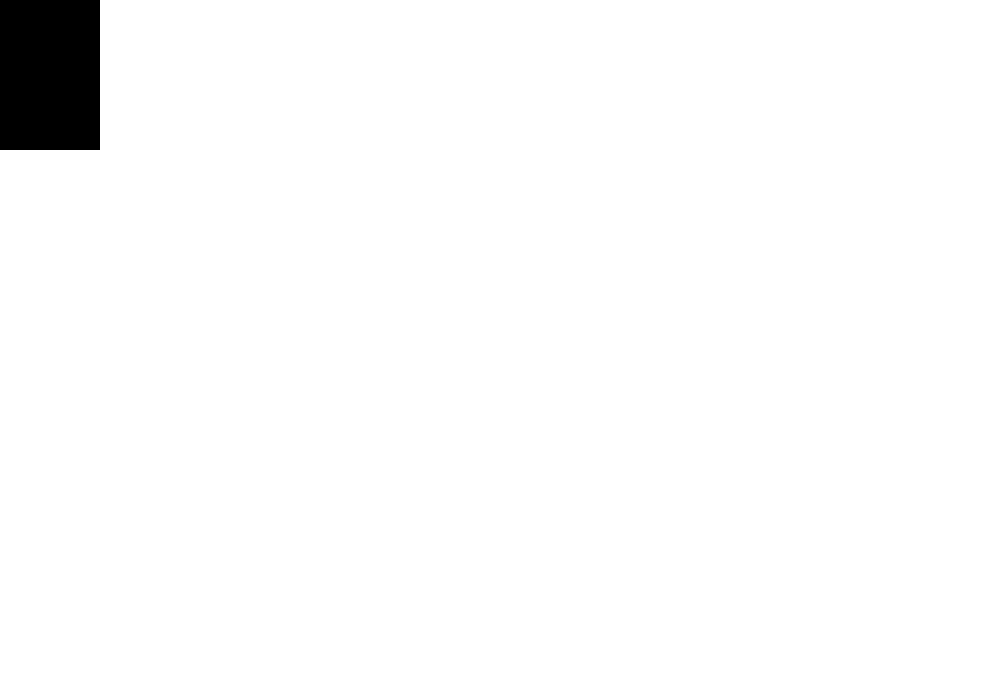
Frame 1 (no input)
Frame 60 (the mouse pressed at the canvas centre just before this capture): identical to frame 1, image omitted
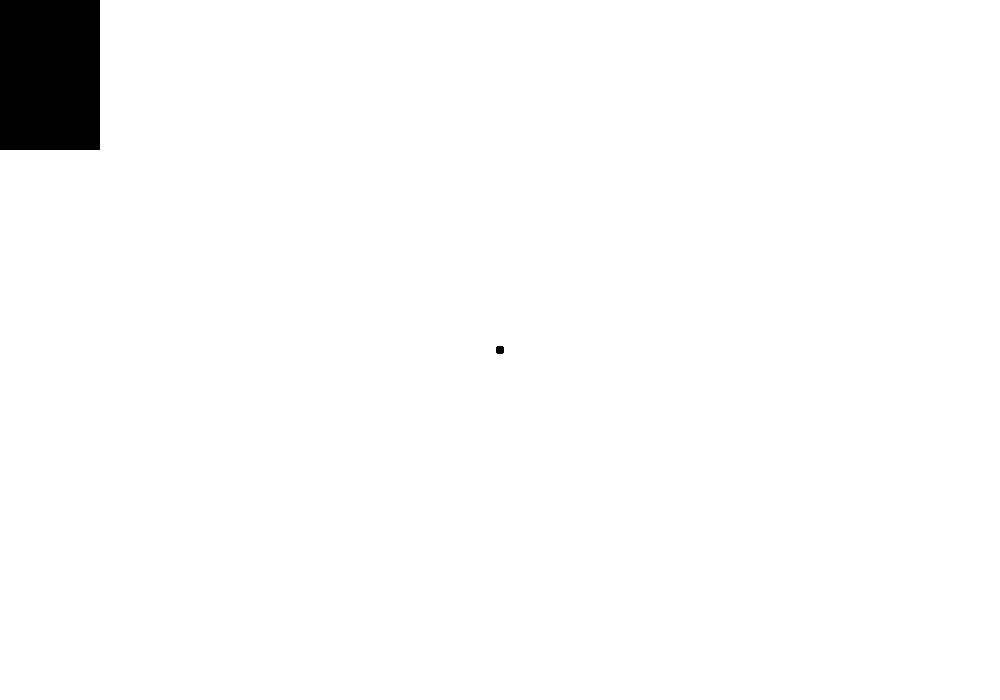
Frame 120 (the mouse held since frame 60 and released just before this capture)

The Processing sketch that drew these frames (run headless with seeded random() and noise(); from frame 60 on, the mouse is pressed at the canvas centre):

// Processing sketch: PaintClone
// ── PaintClone.pde
//finish this paint program.
//if you press more green enough times it goes back to black
//if you press the less green button when the cursor is black it should go to green
//hint modulo command %
//further hint the modulo command in processing doesn't play nice with negatives

//make buttons for blue and red
//debounce the buttons
//hint make a mousePressed method

//Pat on the back for marking your up/down buttons in a nice way.

color cursorcolor = 0;
int red = 0;
int green = 0;
int blue = 0;
int step = 10;

void setup() {
  size(1000, 700);
  background(255);
  frameRate(120);
}



void draw() {
  noStroke();
  //more green button
  fill(0, green, 0);
  rect(0, 0, 50, 50);
  if (mousePressed && mouseX<50 && mouseY<50) {
    green = green +step;
  }
  
  // more red
  fill(red, 0, 0);
  rect(0, 50, 50, 50);
  if (mousePressed && mouseX<50 && mouseY <100 && mouseY> 50) {
    red = red +step;
  } 
  //more blue
  fill(0,0,blue);
  rect(0,100,50,50);
  if (mousePressed && mouseX<50 && mouseY <150 && mouseY > 100) {
    blue = blue +step;
  }
  //less green button
  fill(0, green, 0);
  rect(50, 0, 50, 50);
  if (mousePressed && 50<mouseX && mouseX<100 && mouseY<50) {
    green = green -step;
  }
  //less red button
  fill(red, 0, 0);
  rect(50, 50, 50, 50);
  if (mousePressed && 50<mouseX && mouseX <100 && mouseY>50 && mouseY<100) {
    red = red -step;
  }
  //less blue button
  fill(0,0,blue);
  rect(50,100,50,50);
  if (mousePressed && 50<mouseX && mouseX <150 && mouseY>100 && mouseY <150) {
    blue = blue - step;
  }
  cursorcolor = color(red, green, blue); 

  //drawing part
  if (mousePressed) {
    fill(cursorcolor);
    ellipse(mouseX, mouseY, 8, 8);
  }
}
